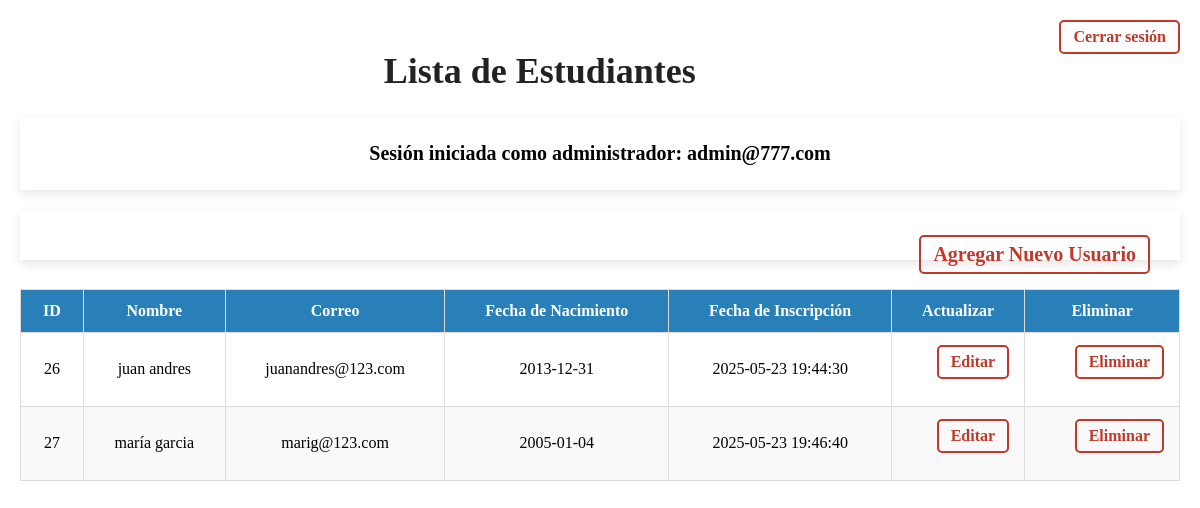
The app's page /conexionesphp/listausr.php (signed in) with its own data.
### tables this page shows
CREATE TABLE `newregistros` (
  `id_usuario` int(11) NOT NULL,
  `nombre` varchar(100) NOT NULL,
  `correo` varchar(50) NOT NULL,
  `contrasena` varchar(255) NOT NULL,
  `fecha_nac` date NOT NULL,
  `fecha_insc` timestamp NOT NULL DEFAULT current_timestamp() ON UPDATE current_timestamp()
);

### conexionesphp/listausr.php (the view, shortened to what this page needs)
<?php
require 'conexion.php';
$resultado = $conexion->query("SELECT * FROM newregistros");
$correoAdmin = $_SESSION['correo_adm'];
?>
<!DOCTYPE html>
<html lang="es">
<head>
    <link rel="stylesheet" href="../estilos/lista_estilo.css">
</head>
<body>
    <a href="cerrar_sesion.php" class="cerrar-sesion">Cerrar sesión</a>
    <h2>Lista de Estudiantes</h2>
    <p>Sesión iniciada como administrador: <?php echo htmlspecialchars($correoAdmin); ?></p>
    <p><a href="registro_form.php" class="nuevo-usuario">Agregar Nuevo Usuario</a></p>
    <table class="tabla-registros" border="1" cellpadding="5">
        <thead>
        <tr>
            <th>ID</th>
            <th>Nombre</th>
            <th>Correo</th>
            <th>Fecha de Nacimiento</th>
            <th>Fecha de Inscripción</th>
            <th>Actualizar</th>
            <th>Eliminar</th>
        </tr>
        </thead>
        <tbody>
        <?php while ($registros = $resultado->fetch_assoc()) { ?>
        <tr>
            <td><?php echo $registros["id_usuario"]; ?></td>
            <td><?php echo $registros["nombre"]; ?></td>
            <td><?php echo $registros["correo"]; ?></td>
            <td><?php echo $registros["fecha_nac"]; ?></td>
            <td><?php echo $registros["fecha_insc"]; ?></td>
            <td><a href="editar.php?id=<?php echo $registros['id_usuario']; ?>"
            class="editar">Editar</a></td>
            <td><a href="eliminar.php?id=<?php echo $registros['id_usuario']; ?>"
            class="eliminar"
            onclick="return confirm('¿Estás seguro de eliminar este usuario?');">Eliminar</a></td>
        </tr>
        <?php } ?>
        </tbody>
    </table>
</body>
</html>

### estilos/lista_estilo.css (style rules this page uses)
body { margin: 0; padding: 20px; }
p { font-weight: bold; font-family: Verdana; font-size: 20px; text-align: center; padding: 25px 30px; box-shadow: 0 4px 10px rgba(0,0,0,0.1); }
h2 { font-family: Verdana; font-size: 36px; text-align: center; margin-bottom: 25px; color: #222; }
a { display: inline-block; float: right; font-family: Verdana; margin-bottom: 15px; text-decoration: none; font-weight: bold; color: #c0392b; border: 2px solid #c0392b; padding: 6px 12px; border-radius: 5px; }
table { font-family: Verdana; width: 100%; border-collapse: collapse; margin-top: 10px; }
th, td { border: 1px solid #ddd; padding: 12px 15px; text-align: center; }
th { background-color: #2980b9; color: white; }
tr:nth-child(even) { background-color: #f9f9f9; }

### records on screen
newregistros: id_usuario "26", nombre "juan andres", correo "juanandres@123.com", fecha_nac "2013-12-31", fecha_insc "2025-05-23 19:44:30"
newregistros: id_usuario "27", nombre "maría garcia", correo "marig@123.com", fecha_nac "2005-01-04", fecha_insc "2025-05-23 19:46:40"

### other values on screen
$correoAdmin "admin@777.com"
